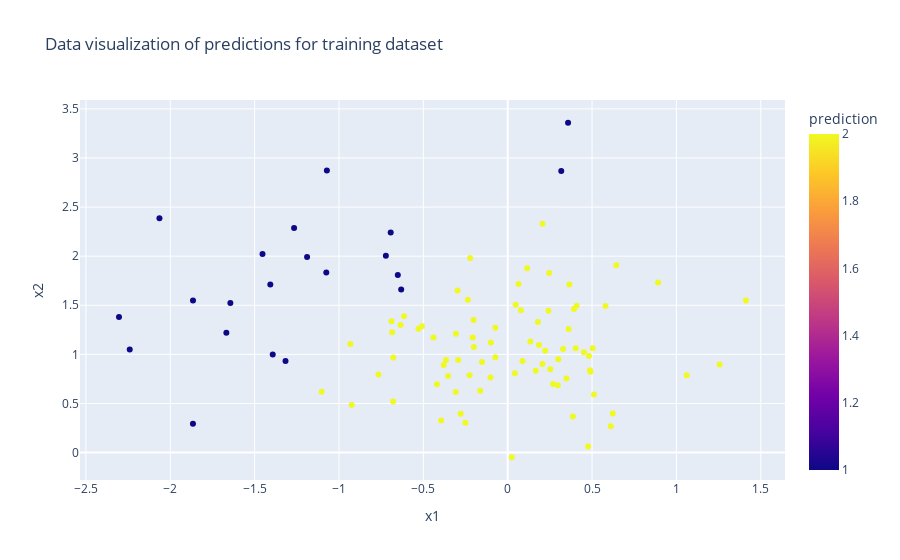

The notebook cell this image was saved under:
### Code cell
px.scatter(pd.DataFrame(dict(prediction=2-t_train_pred, x1 = synth_train[:,1], x2 = synth_train[:,2])),x='x1', y='x2', color='prediction', title = 'Data visualization of predictions for training dataset')
